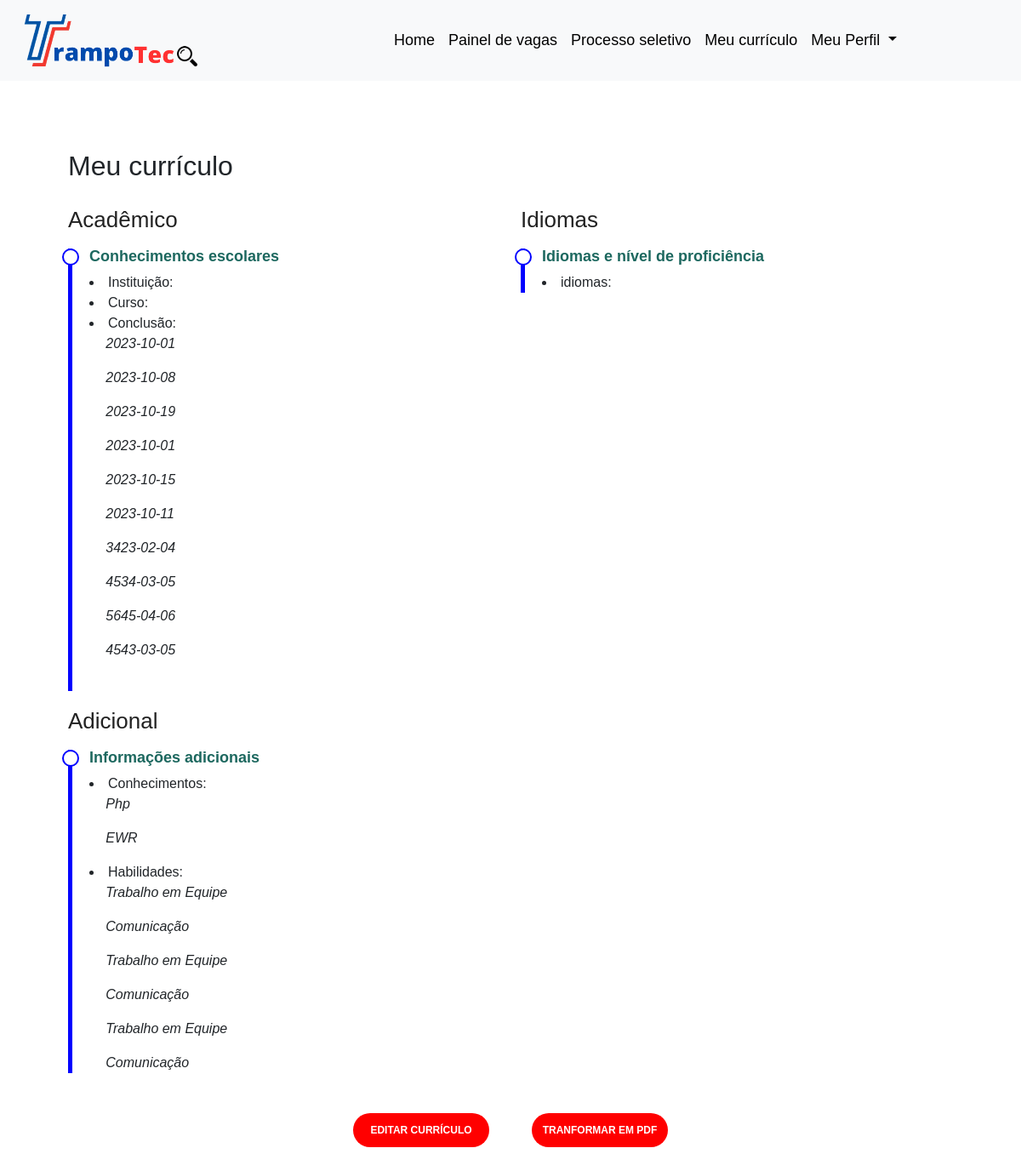
The page /pag-aluno/meu-curriculo.php (signed in) on the database its author committed.
### tables this page shows
CREATE TABLE `tb_aluno` (
  `idAluno` int(11) NOT NULL,
  `email` varchar(40) NOT NULL,
  `senha` varchar(15) NOT NULL,
  `nome` varchar(60) NOT NULL,
  `cpf` char(11) NOT NULL,
  `dtNasc` varchar(10) NOT NULL,
  `logradouro` varchar(80) NOT NULL,
  `numero` int(11) NOT NULL,
  `complemento` varchar(20) NOT NULL,
  `bairro` varchar(40) NOT NULL,
  `estado` varchar(20) NOT NULL,
  `cidade` varchar(40) NOT NULL,
  `cep` char(8) NOT NULL,
  `imagem` varchar(40) DEFAULT NULL,
  `curriculo` tinyint(4) NOT NULL
);

CREATE TABLE `tb_perfil_aluno` (
  `idPerfilAluno` int(11) NOT NULL,
  `semestre` int(11) NOT NULL,
  `periodo` char(10) NOT NULL,
  `duracaoCurso` varchar(30) NOT NULL,
  `conclusao` varchar(50) NOT NULL,
  `fk_idAluno` int(11) NOT NULL
);

CREATE TABLE `tb_conhecimento` (
  `idConhecimento` int(11) NOT NULL,
  `conhecimento` varchar(50) NOT NULL
);

### pag-aluno/meu-curriculo.php (the view, shortened to what this page needs)
<?php
require_once "./back-end/login/validador_acesso.php";
$cliente_id =  $_SESSION['idAluno'];
$querySelect2 = "SELECT tb_conhecimento.*,tb_conhecimento_aluno.* , tb_aluno.*
FROM tb_aluno
INNER JOIN tb_conhecimento_aluno ON tb_conhecimento_aluno.fk_idAluno = tb_aluno.idAluno
INNER JOIN tb_conhecimento ON tb_conhecimento.idConhecimento = tb_conhecimento_aluno.fk_idConhecimento
WHERE tb_conhecimento_aluno.fk_idAluno = $cliente_id
";
$query2 = $conexao->query($querySelect2);
$aluno2 = $query2->fetchAll();
$querySelect3 = "SELECT tb_aluno.*,tb_habilidade.*,tb_habilidade_aluno.*
FROM tb_aluno
INNER JOIN tb_habilidade_aluno ON tb_habilidade_aluno.fk_idAluno = tb_aluno.idAluno
INNER JOIN tb_habilidade ON tb_habilidade.idHabilidade= tb_habilidade_aluno.fk_idHabilidade
WHERE tb_habilidade_aluno.fk_idAluno = $cliente_id
";
$query3 = $conexao->query($querySelect3);
$aluno3 = $query3->fetchAll();
$querySelect6 = "SELECT tb_aluno.idAluno , tb_perfil_aluno.*
FROM tb_aluno
INNER JOIN tb_perfil_aluno ON tb_perfil_aluno.fk_idAluno = tb_aluno.idAluno
WHERE tb_aluno.idAluno = $cliente_id
";
$query6 = $conexao->query($querySelect6);
$aluno6 = $query6->fetchAll();
?>
<!DOCTYPE html>
<html lang="en">
<head>
  <link href="https://cdn.jsdelivr.net/npm/bootstrap@5.3.2/dist/css/bootstrap.min.css" rel="stylesheet">
</head>
<body>
  <?php
  include '../pag-aluno/components/header.php';
  ?>
  <main id="main">
    <section id="resume" class="resume">
      <div class="container" data-aos="fade-up">
        <div class="section-title">
          <h2 style=" margin-top: 3%;">Meu currículo</h2>
        </div>
        <div class="row">
          <div class="col-lg-6" style="text-align:justify;">
            <h3 class="resume-title">Acadêmico</h3>
            <div class="resume-item ">
              <h4>Conhecimentos escolares</h4>
              <li>Instituição:
              </li>
            <li>Curso:
            </li>
          <li>Conclusão:
          <?php foreach ($aluno6 as $aluno6) { ?><p><em> <?= $aluno6[5] ?> </em></p>
                <?php } ?>
          </li>
            </div>
            <h3 class="resume-title">Adicional</h3>
            <div class="resume-item">
              <h4>Informações adicionais</h4>
              <li>Conhecimentos:
                <?php foreach ($aluno2 as $aluno2) { ?>
                  <p><em><?= $aluno2[1] ?></em></p>
                <?php  } ?>
              </li>
              <li>Habilidades:
                <?php foreach ($aluno3 as $aluno3) { ?>
                  <p><em><?= $aluno3[16] ?></em> </p>
                <?php  } ?>
              </li>
            </div>
          </div>
          <div class="col-lg-6" style="text-align:justify;">
            <h3 class="resume-title">Idiomas</h3>
            <div class="resume-item">
              <h4>Idiomas e nível de proficiência</h4>
              <li>idiomas:
              </li>
            </div>
          </div>
        </div>
        <div class="botoes">
          <a href="curriculo.php">
            <button id="editButton">Editar currículo</button>
          </a>
          <button id="editButton">Tranformar em PDF</button>
        </div>
      </div>
    </section>
  </main>
</body>
</html>

### pag-aluno/components/header.php (shortened to what this page needs)
<!DOCTYPE html>
<html lang="en">
<head>
</head>
</head>
<body>
  <nav class="navbar navbar-expand-lg bg-body-tertiary">
    <div class="container-fluid">
      <div class="img">
        <img class="img-nav" src="img/trampotec-logo.png" alt="Bootstrap" width="30" height="24">
      </div>
      <div class="collapse navbar-collapse" id="navbarSupportedContent">
        <ul class="navbar-nav me-auto mb-2 mb-lg-0">
          <li class="nav-item">
            <a class="nav-link" aria-current="page" href="index.php">Home</a>
          </li>
          <li class="nav-item">
            <a class="nav-link" href="painel-de-vagas.php">Painel de vagas</a>
          </li>
          <li class="nav-item">
            <a class="nav-link" href="processos-seletivos.php">Processo seletivo</a>
          </li>
          <li class="nav-item">
            <a class="nav-link" href="meu-curriculo.php">Meu currículo</a>
          </li>
          <li class="nav-item dropdown">
            <a class="nav-link dropdown-toggle" href="#" role="button" data-bs-toggle="dropdown" aria-expanded="false">
              Meu Perfil
            </a>
          </li>
      </div>
    </div>
  </nav>
</body>
</html>

### pag-aluno/meu-curriculo.php (style rules this page uses)
body { font-family: Arial, Helvetica, sans-serif; }
.resume .resume-title { font-size: 26px; font-weight: 400; margin-top: 20px; margin-bottom: 20px; color: #222222; }
.resume .resume-item { padding: 0 0 20px 20px; margin-top: -2px; border-left: 5px solid blue; position: relative; }
.resume .resume-item h4 { line-height: 18px; font-size: 18px; font-weight: 600; color: #1d685f; margin-bottom: 10px; }
.resume .resume-item em { font-size: 16px; margin-left: 4%; }
.botoes { display: flex; justify-content: center; gap: 50PX; align-items: center; width: 100%; margin-top: 3%; }
.resume .resume-item:last-child { padding-bottom: 0; }
.resume .resume-item::before { content: ""; position: absolute; width: 20px; height: 20px; border-radius: 50px; left: -12px; top: 0; background: #fff; border: 2px solid blue; }
button { text-transform: uppercase; font-weight: 600; font-size: 12px; width: 160px; height: 40px; border-radius: 50px; transition: 0.5s; color: #fff; background: red; border: none; }
.container { padding: 50px; }

### pag-aluno/components/header.php (style rules this page uses)
.img-nav { width: 50%; height: 17%; }
ul { font-family: Arial, Helvetica, sans-serif; font-size: 18px; }
.navbar-nav .nav-link { color: black !important; border-radius: 20px; }
.navbar-nav .nav-link { transition: background-color 0.3s ease-in-out; }

### rows shown on the page
tb_aluno: tb_perfil_aluno.conclusao "2023-10-01", tb_perfil_aluno.conclusao "2023-10-08", tb_perfil_aluno.conclusao "2023-10-19", tb_perfil_aluno.conclusao "2023-10-15", tb_perfil_aluno.conclusao "2023-10-11", tb_perfil_aluno.conclusao "3423-02-04", tb_perfil_aluno.conclusao "4534-03-05", tb_perfil_aluno.conclusao "5645-04-06", tb_perfil_aluno.conclusao "4543-03-05", tb_conhecimento.conhecimento "Php", tb_conhecimento.conhecimento "EWR"

### other values the page prints
$aluno3[16] "Trabalho em Equipe"
$aluno3[16] "Comunicação"
